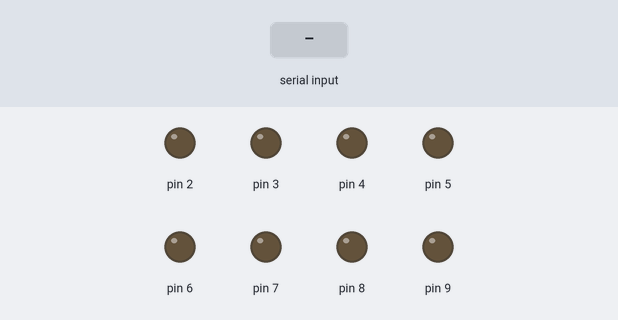
The sketch below on a simulated Arduino Uno, built with avr-gcc and run on an emulated ATmega328P. Shown: output pins drawn as LEDs (lit = HIGH). The test bench sets the inputs (shaded band).

Above: at 1.2 s.
1.3 s: "F" received over Serial
At 1.7 s:
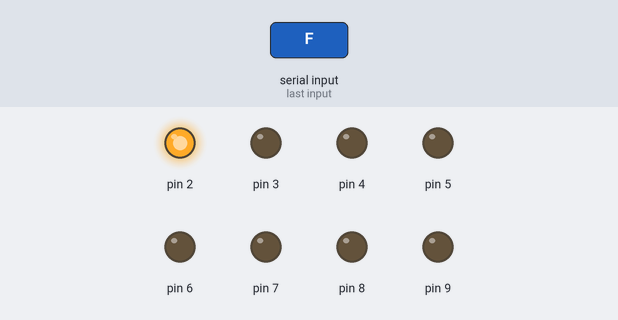
At 2.7 s:
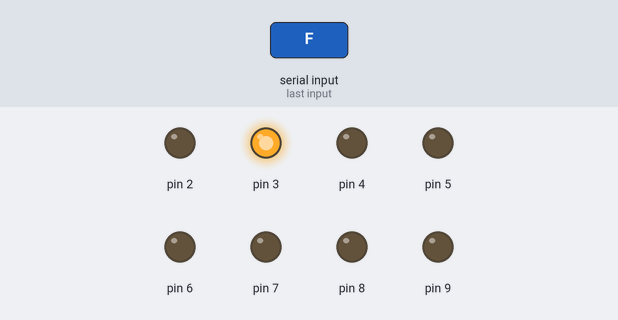
7.3 s: "B" received over Serial
At 11.7 s:
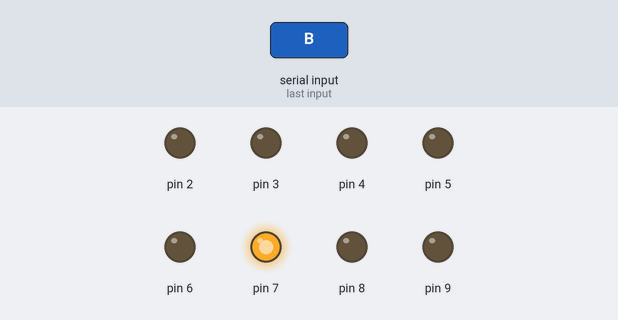
Timing chart, 0 to 17.8 s (numbered marks = the images above; inputs shaded):
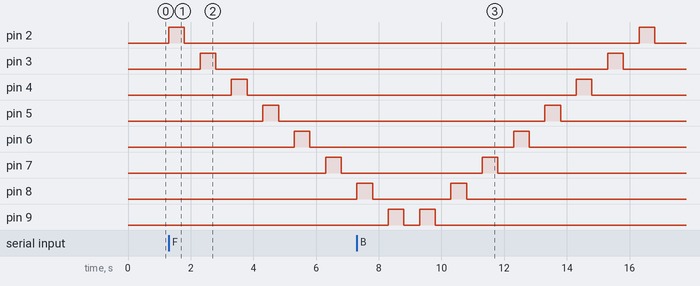

The sketch:

LEDS.ino
```cpp
void setup() {
  Serial.begin(9600);  // Inicializa comunicación serial
  for (int i = 2; i < 10; i++) {
    pinMode(i, OUTPUT);
  }
}

void loop() {
  if (Serial.available()) {        // Si hay datos en el serial
    char command = Serial.read();  // Lee el comando
    if (command == 'F') {          // 'F' para encender LEDs hacia adelante
      for (int i = 2; i < 10; i++) {
        digitalWrite(i, HIGH);
        delay(500);
        digitalWrite(i, LOW);
        delay(500);
      }
    } else if (command == 'B') {  // 'B' para encender LEDs hacia atrás
      for (int i = 9; i > 1; i--) {
        digitalWrite(i, HIGH);
        delay(500);
        digitalWrite(i, LOW);
        delay(500);
      }
    }
  }
}
```

Measured:
- after the input at 1.3 s, pin 2: LOW → HIGH at once, → LOW 0.50 s later; pin 3: LOW → HIGH after 1.0 s, → LOW 0.50 s later; pin 4: LOW → HIGH after 2.0 s, → LOW 0.50 s later; pin 5: LOW → HIGH after 3.0 s, → LOW 0.50 s later; pin 6: LOW → HIGH after 4.0 s, → LOW 0.50 s later
- after the input at 7.3 s, pin 2: LOW → HIGH after 9.0 s, → LOW 0.50 s later; pin 3: LOW → HIGH after 8.0 s, → LOW 0.50 s later; pin 4: LOW → HIGH after 7.0 s, → LOW 0.50 s later; pin 5: LOW → HIGH after 6.0 s, → LOW 0.50 s later; pin 6: LOW → HIGH after 5.0 s, → LOW 0.50 s later
- by itself, pin 8: alternates HIGH for 0.50 s and LOW for 2.5 s, 4 changes in all, then stays LOW
- by itself, pin 9: alternates HIGH for 0.50 s and LOW for 0.50 s, 4 changes in all, then stays LOW
